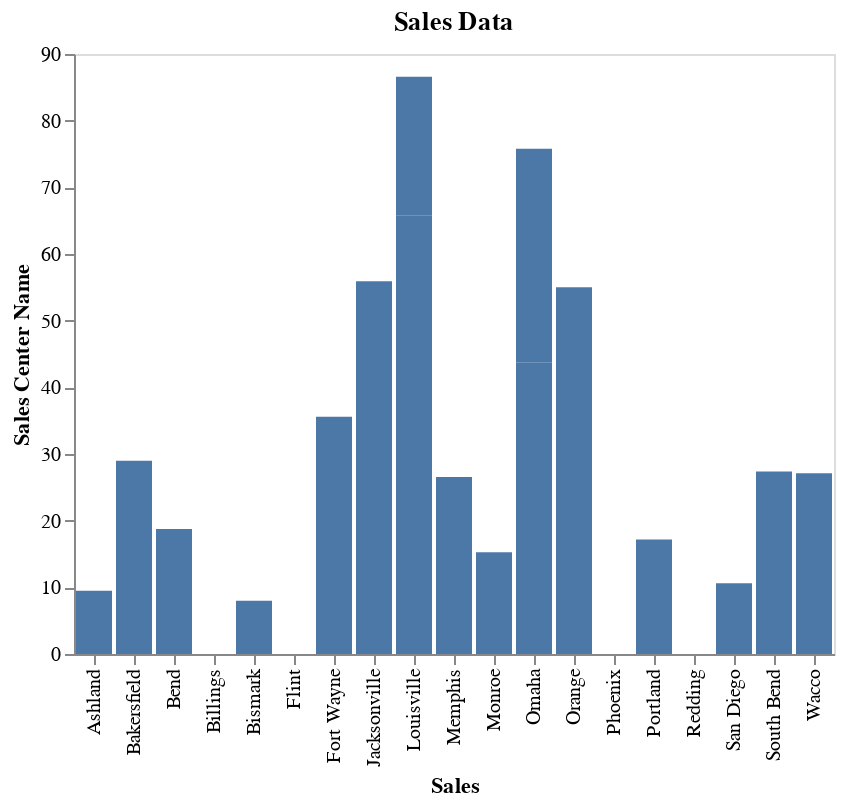

Here is the notebook cell this chart was saved with:
### Markdown cell above
<hr style='height:1px;border:none;background-color:#00233C;'>
<p style='font-size:18px;font-family:Arial;color:#00233c;'><b>The same chart with some non-default parameter values specified</b></p>

### Code cell
%chart x = sales_center_name, y = sales, gridx = false, gridy = false, 
title = Sales Data, labelx = Sales, labely = Sales Center Name, typex = n, typey = q, id = 0

### Figure 1 — Vega-Lite specification as saved in the notebook (floating-point values rounded to 4 significant figures)
{"$schema": "https://vega.github.io/schema/vega-lite/v3.json", "data": {"format": {"type": "csv"}, "values": "\"SALES\",\"Sales_Center_ID\",\"Sales_Center_Name\"\n\".00\",\"1111\",\"Phoenix\"\n\".00\",\"1111\",\"Phoenix\"\n\".00\",\"2222\",\"Bend\"\n\"18.75\",\"2222\",\"Bend\"\n\"43.78\",\"3333\",\"Omaha\"\n\"32.00\",\"3333\",\"Omaha\"\n\"65.73\",\"4444\",\"Louisville\"\n\"20.85\",\"4444\",\"Louisville\"\n\".00\",\"5555\",\"Bismark\"\n\"7.97\",\"5555\",\"Bismark\"\n\"7.79\",\"6666\",\"Memphis\"\n\"18.75\",\"6666\",\"Memphis\"\n\"15.25\",\"7777\",\"Monroe\"\n\".00\",\"7777\",\"Monroe\"\n\".00\",\"8888\",\"San Diego\"\n\"10.60\",\"8888\",\"San Diego\"\n\".00\",\"9999\",\"Redding\"\n\".00\",\"9999\",\"Redding\"\n\"19.36\",\"1112\",\"South Bend\"\n\"8.00\",\"1112\",\"South Bend\"\n\"16.50\",\"1113\",\"Jacksonville\"\n\"39.42\",\"1113\",\"Jacksonville\"\n\"35.58\",\"1114\",\"Fort Wayne\"\n\".00\",\"1115\",\"Billings\"\n\"17.18\",\"1116\",\"Portland\"\n\"9.50\",\"1117\",\"Ashland\"\n\"27.10\",\"1118\",\"Wacco\"\n\".00\",\"1119\",\"Flint\"\n\"29.00\",\"2111\",\"Bakersfield\"\n\"55.00\",\"3111\",\"Orange\"\n"}, "encoding": {"x": {"axis": {"grid": false, "title": "Sales"}, "field": "Sales_Center_Name", "type": "nominal"}, "y": {"axis": {"grid": false, "title": "Sales Center Name"}, "field": "SALES", "type": "quantitative"}}, "mark": {"color": "#4C78A8", "type": "bar"}, "title": "Sales Data"}
